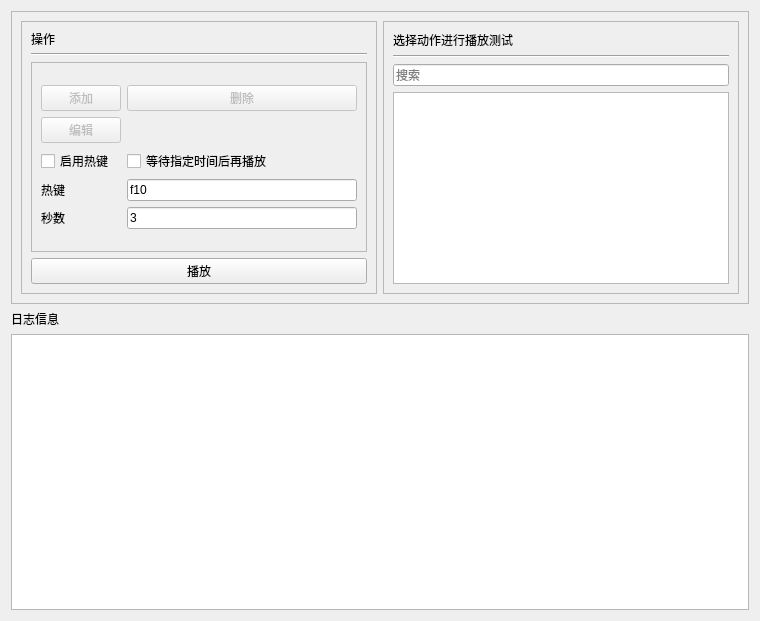
<?xml version="1.0" encoding="UTF-8"?>
<ui version="4.0">
 <class>ActionTestWidget</class>
 <widget class="QWidget" name="ActionTestWidget">
  <property name="geometry">
   <rect>
    <x>0</x>
    <y>0</y>
    <width>760</width>
    <height>621</height>
   </rect>
  </property>
  <property name="windowTitle">
   <string>ActionTestWidget</string>
  </property>
  <layout class="QVBoxLayout" name="verticalLayout_2">
   <item>
    <layout class="QVBoxLayout" name="MainlLayout">
     <item>
      <widget class="QFrame" name="TopFrame">
       <property name="frameShape">
        <enum>QFrame::StyledPanel</enum>
       </property>
       <property name="frameShadow">
        <enum>QFrame::Raised</enum>
       </property>
       <layout class="QHBoxLayout" name="horizontalLayout_2">
        <item>
         <layout class="QHBoxLayout" name="TopFrameLayout">
          <item>
           <widget class="QFrame" name="TopLeftFrame">
            <property name="frameShape">
             <enum>QFrame::StyledPanel</enum>
            </property>
            <property name="frameShadow">
             <enum>QFrame::Raised</enum>
            </property>
            <layout class="QVBoxLayout" name="verticalLayout_4">
             <item>
              <layout class="QVBoxLayout" name="TopLeftFrameLayout">
               <item>
                <widget class="QLabel" name="OpLabel">
                 <property name="maximumSize">
                  <size>
                   <width>16777215</width>
                   <height>16</height>
                  </size>
                 </property>
                 <property name="text">
                  <string>操作</string>
                 </property>
                </widget>
               </item>
               <item>
                <widget class="Line" name="line">
                 <property name="orientation">
                  <enum>Qt::Horizontal</enum>
                 </property>
                </widget>
               </item>
               <item>
                <widget class="QFrame" name="frame">
                 <property name="frameShape">
                  <enum>QFrame::StyledPanel</enum>
                 </property>
                 <property name="frameShadow">
                  <enum>QFrame::Raised</enum>
                 </property>
                 <layout class="QGridLayout" name="gridLayout_2">
                  <item row="0" column="0">
                   <layout class="QGridLayout" name="gridLayout">
                    <item row="1" column="0">
                     <widget class="QPushButton" name="editActionButton">
                      <property name="enabled">
                       <bool>false</bool>
                      </property>
                      <property name="text">
                       <string>编辑</string>
                      </property>
                     </widget>
                    </item>
                    <item row="0" column="0">
                     <widget class="QPushButton" name="addActionButton">
                      <property name="enabled">
                       <bool>false</bool>
                      </property>
                      <property name="text">
                       <string>添加</string>
                      </property>
                     </widget>
                    </item>
                    <item row="3" column="1">
                     <widget class="QCheckBox" name="waitBeforPlayCheckBox">
                      <property name="toolTip">
                       <string>若勾选，则程序会先等待3秒再进行播放</string>
                      </property>
                      <property name="text">
                       <string>等待指定时间后再播放</string>
                      </property>
                     </widget>
                    </item>
                    <item row="3" column="0">
                     <widget class="QCheckBox" name="ShortcutsKBcheckBox">
                      <property name="toolTip">
                       <string>是否为播放键注册快捷键</string>
                      </property>
                      <property name="text">
                       <string>启用热键</string>
                      </property>
                     </widget>
                    </item>
                    <item row="4" column="1">
                     <widget class="QLineEdit" name="lineEdit_2">
                      <property name="text">
                       <string>f10</string>
                      </property>
                     </widget>
                    </item>
                    <item row="0" column="1">
                     <widget class="QPushButton" name="delActionButton">
                      <property name="enabled">
                       <bool>false</bool>
                      </property>
                      <property name="text">
                       <string>删除</string>
                      </property>
                     </widget>
                    </item>
                    <item row="5" column="1">
                     <widget class="QLineEdit" name="lineEdit_3">
                      <property name="text">
                       <string>3</string>
                      </property>
                     </widget>
                    </item>
                    <item row="4" column="0">
                     <widget class="QLabel" name="label_3">
                      <property name="text">
                       <string>热键</string>
                      </property>
                     </widget>
                    </item>
                    <item row="5" column="0">
                     <widget class="QLabel" name="label_4">
                      <property name="text">
                       <string>秒数</string>
                      </property>
                     </widget>
                    </item>
                   </layout>
                  </item>
                 </layout>
                </widget>
               </item>
               <item>
                <widget class="QPushButton" name="PlayButton">
                 <property name="toolTip">
                  <string>播放所选动作</string>
                 </property>
                 <property name="text">
                  <string>播放</string>
                 </property>
                </widget>
               </item>
              </layout>
             </item>
            </layout>
           </widget>
          </item>
          <item>
           <widget class="QFrame" name="TopRightFrame">
            <property name="frameShape">
             <enum>QFrame::StyledPanel</enum>
            </property>
            <property name="frameShadow">
             <enum>QFrame::Raised</enum>
            </property>
            <layout class="QVBoxLayout" name="verticalLayout_5">
             <item>
              <layout class="QVBoxLayout" name="TopRightFrameLayout">
               <item>
                <widget class="QLabel" name="label_2">
                 <property name="text">
                  <string>选择动作进行播放测试</string>
                 </property>
                </widget>
               </item>
               <item>
                <widget class="Line" name="line_2">
                 <property name="orientation">
                  <enum>Qt::Horizontal</enum>
                 </property>
                </widget>
               </item>
               <item>
                <widget class="QLineEdit" name="lineEdit">
                 <property name="placeholderText">
                  <string>搜索</string>
                 </property>
                </widget>
               </item>
               <item>
                <widget class="QTreeView" name="treeView">
                 <property name="toolTip">
                  <string>选择需要测试的动作进行播放</string>
                 </property>
                 <property name="editTriggers">
                  <set>QAbstractItemView::NoEditTriggers</set>
                 </property>
                 <property name="dragEnabled">
                  <bool>false</bool>
                 </property>
                </widget>
               </item>
              </layout>
             </item>
            </layout>
           </widget>
          </item>
         </layout>
        </item>
       </layout>
      </widget>
     </item>
     <item>
      <widget class="QLabel" name="label">
       <property name="text">
        <string>日志信息</string>
       </property>
      </widget>
     </item>
     <item>
      <widget class="QTextBrowser" name="textBrowser">
       <property name="maximumSize">
        <size>
         <width>16777215</width>
         <height>16777215</height>
        </size>
       </property>
       <property name="toolTip">
        <string>动作的细节信息将会打印至此</string>
       </property>
      </widget>
     </item>
    </layout>
   </item>
  </layout>
 </widget>
 <resources/>
 <connections/>
</ui>
